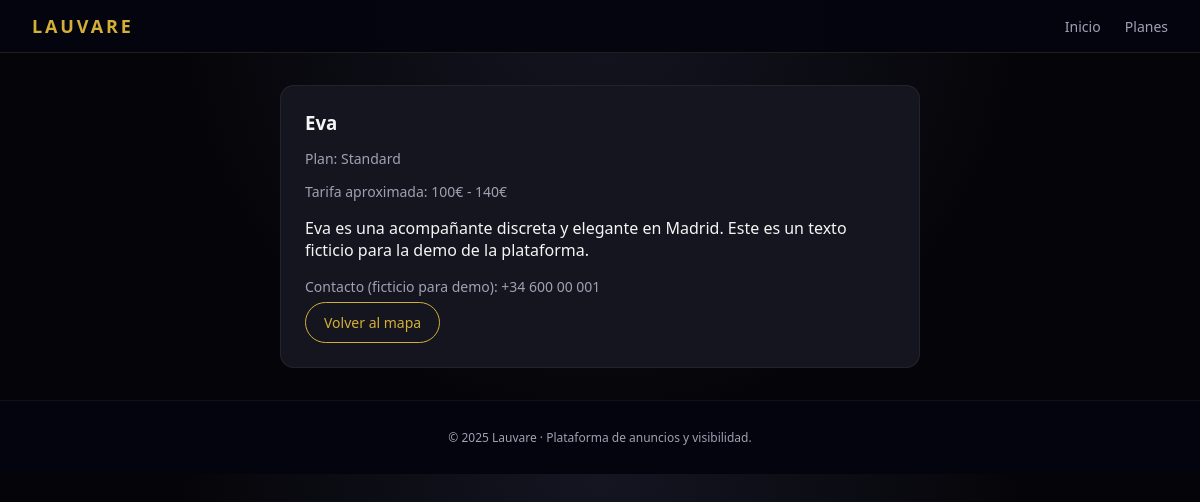
/profesional/2/, run on the app's committed database.
### core/models.py (models this page shows, shortened)
class Professional(models.Model):
    PLAN_CHOICES = [
        ('free', 'Free'),
        ('standard', 'Standard'),
        ('premium', 'Premium'),
    ]
    name = models.CharField(max_length=100)
    alias = models.CharField(max_length=100)
    phone = models.CharField(max_length=30, blank=True)
    bio = models.TextField(blank=True)
    price_from = models.IntegerField(null=True, blank=True)
    price_to = models.IntegerField(null=True, blank=True)
    lat = models.FloatField()
    lng = models.FloatField()
    plan = models.CharField(max_length=10, choices=PLAN_CHOICES, default='free')
    is_active = models.BooleanField(default=True)
    created_at = models.DateTimeField(auto_now_add=True)
    class Meta:
        ordering = ['-plan', 'alias']

### core/views.py (the view)
# urls.py: path('profesional/<int:pk>/', views.professional_detail, name='professional_detail'),
def professional_detail(request, pk):
    professional = get_object_or_404(Professional, pk=pk, is_active=True)
    return render(request, 'core/professional_detail.html', {
        'professional': professional,
    })

### core/templates/core/professional_detail.html
{% extends "core/base.html" %}
{% block content %}
<section class="detail-section">
    <article class="detail-card">
        <h1>{{ professional.alias }}</h1>
        <p class="detail-plan">
            Plan: {{ professional.get_plan_display }}
        </p>
        <p class="detail-price">
            Tarifa aproximada: {{ professional.price_from }}€{% if professional.price_to %} - {{ professional.price_to }}€{% endif %}
        </p>
        <p class="detail-bio">
            {{ professional.bio }}
        </p>
        {% if professional.phone %}
        <p class="detail-contact">
            Contacto (ficticio para demo): {{ professional.phone }}
        </p>
        {% endif %}
        <a href="{% url 'core:home' %}" class="btn-secondary">Volver al mapa</a>
    </article>
</section>
{% endblock %}

### core/static/core/css/styles.css (style rules this page uses)
:root { --bg: #050509; --bg-alt: #111119; --card-bg: #15151f; --accent: #d4af37; --accent-soft: #8f7a2b; --text: #f5f5f5; --muted: #a0a0b3; --danger: #ff4f6d; --radius: 14px; }
* { box-sizing: border-box; }
body { margin: 0; font-family: system-ui, -apple-system, BlinkMacSystemFont, "Segoe UI", sans-serif; background: radial-gradient(circle at top, #151522 0, #050509 55%); color: var(--text); }
.btn-primary, .btn-secondary, .btn-outline { display: inline-block; padding: 10px 18px; border-radius: 999px; font-size: 14px; border: 1px solid transparent; cursor: pointer; text-decoration: none; }
.btn-secondary { background: transparent; border-color: var(--accent); color: var(--accent); }
.detail-section { padding: 32px; display: flex; justify-content: center; }
.detail-card { max-width: 640px; width: 100%; background: var(--card-bg); padding: 24px; border-radius: var(--radius); border: 1px solid rgba(255, 255, 255, 0.06); }
.detail-card h1 { margin-top: 0; margin-bottom: 6px; }
.detail-plan, .detail-price, .detail-contact { font-size: 14px; color: var(--muted); margin-bottom: 6px; }

### data on the page
Professional: alias "Eva", plan "Standard", price_from "100", price_to "140", bio "Eva es una acompañante discreta y elegante en Madrid. Este es un texto ficticio para la demo de la plataforma.", phone "+34 600 00 001"

### other printed values
{{ now|default:"2025" }} "2025"
